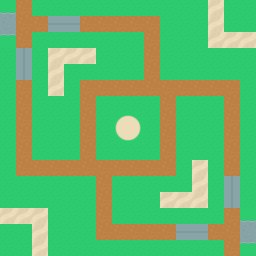

A 2D game scene composited from a Tiled map and its tileset images. What follows is a short description and the map's XML, with every tile layer's data as written:
An orthogonal 16x16 tile map with 16x16 px tiles, 2 tile layers (BASE, UNPLACEABLE) and 6 objects.

<map version="1.10" tiledversion="1.12.2" orientation="orthogonal" renderorder="right-down" width="16" height="16" tilewidth="16" tileheight="16" infinite="0" nextlayerid="5" nextobjectid="8">
 <editorsettings>
  <export target="../TMJs/round13.tmj" format="json" />
 </editorsettings>
 <tileset firstgid="1" source="../16x16.tsx" />
 <layer id="1" name="BASE" width="16" height="16">
  <data encoding="csv">
25,25,25,25,25,25,25,25,25,25,25,25,25,25,25,25,
25,25,25,25,25,25,25,25,25,25,25,25,25,25,25,25,
25,25,25,25,25,25,25,25,25,25,25,25,25,25,25,25,
25,25,25,25,25,25,25,25,25,25,25,25,25,25,25,25,
25,25,25,25,25,25,25,25,25,25,25,25,25,25,25,25,
25,25,25,25,25,25,25,25,25,25,25,25,25,25,25,25,
25,25,25,25,25,25,25,25,25,25,25,25,25,25,25,25,
25,25,25,25,25,25,25,25,25,25,25,25,25,25,25,25,
25,25,25,25,25,25,25,25,25,25,25,25,25,25,25,25,
25,25,25,25,25,25,25,25,25,25,25,25,25,25,25,25,
25,25,25,25,25,25,25,25,25,25,25,25,25,25,25,25,
25,25,25,25,25,25,25,25,25,25,25,25,25,25,25,25,
25,25,25,25,25,25,25,25,25,25,25,25,25,25,25,25,
25,25,25,25,25,25,25,25,25,25,25,25,25,25,25,25,
25,25,25,25,25,25,25,25,25,25,25,25,25,25,25,25,
25,25,25,25,25,25,25,25,25,25,25,25,25,25,25,25
</data>
 </layer>
 <layer id="2" name="UNPLACEABLE" width="16" height="16">
  <data encoding="csv">
81,94,0,0,0,0,0,0,0,0,0,0,0,30,0,0,
104,94,94,225,225,94,94,94,94,94,0,0,0,30,0,0,
127,94,0,0,0,0,0,0,0,94,0,0,0,30,30,30,
0,179,0,30,30,30,0,0,0,94,0,0,0,0,0,0,
0,179,0,30,0,0,0,0,0,94,0,0,0,0,0,0,
0,94,0,30,0,94,94,94,94,94,94,94,94,94,94,0,
0,94,0,0,0,94,0,0,0,0,94,0,0,0,94,0,
0,94,0,0,0,94,0,142,143,0,94,0,0,0,94,0,
0,94,0,0,0,94,0,165,166,0,94,0,0,0,94,0,
0,94,0,0,0,94,0,0,0,0,94,0,0,0,94,0,
0,94,94,94,94,94,94,94,94,94,94,0,30,0,94,0,
0,0,0,0,0,0,94,0,0,0,0,0,30,0,179,0,
0,0,0,0,0,0,94,0,0,0,30,30,30,0,179,0,
30,30,30,0,0,0,94,0,0,0,0,0,0,0,94,81,
0,0,30,0,0,0,94,94,94,94,94,225,225,94,94,104,
0,0,30,0,0,0,0,0,0,0,0,0,0,0,94,127
</data>
 </layer>
 <objectgroup id="3" name="path">
  <object id="2" x="16" y="0">
   <polyline points="0,0 0,160 144,160 144,80 64,80 64,160 80,160 80,224 208,224" />
  </object>
  <object id="3" x="224" y="240">
   <polyline points="0,0 0,-160 -144,-160 -144,-80 -64,-80 -64,-160 -80,-160 -80,-224 -208,-224" />
  </object>
 </objectgroup>
 <objectgroup id="4" name="tunnel">
  <object id="4" x="224" y="192">
   <polyline points="0,0 0,-16" />
  </object>
  <object id="5" x="64" y="16">
   <polyline points="0,0 -16,0" />
  </object>
  <object id="6" x="16" y="48">
   <polyline points="0,0 0,16" />
  </object>
  <object id="7" x="176" y="224">
   <polyline points="0,0 16,0" />
  </object>
 </objectgroup>
</map>
